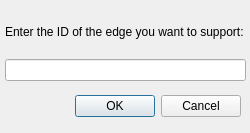
<?xml version="1.0" encoding="UTF-8"?>
<ui version="4.0">
 <class>AddSlabSupportsDialog</class>
 <widget class="QDialog" name="AddSlabSupportsDialog">
  <property name="geometry">
   <rect>
    <x>0</x>
    <y>0</y>
    <width>250</width>
    <height>133</height>
   </rect>
  </property>
  <property name="windowTitle">
   <string>Dialog</string>
  </property>
  <widget class="QDialogButtonBox" name="buttonBox">
   <property name="geometry">
    <rect>
     <x>70</x>
     <y>90</y>
     <width>171</width>
     <height>32</height>
    </rect>
   </property>
   <property name="orientation">
    <enum>Qt::Horizontal</enum>
   </property>
   <property name="standardButtons">
    <set>QDialogButtonBox::Cancel|QDialogButtonBox::Ok</set>
   </property>
  </widget>
  <widget class="QWidget" name="verticalLayoutWidget">
   <property name="geometry">
    <rect>
     <x>5</x>
     <y>10</y>
     <width>241</width>
     <height>71</height>
    </rect>
   </property>
   <layout class="QVBoxLayout" name="verticalLayout">
    <item>
     <widget class="QLabel" name="label">
      <property name="text">
       <string>Enter the ID of the edge you want to support:</string>
      </property>
     </widget>
    </item>
    <item>
     <widget class="QLineEdit" name="lineToSupportLineEdit"/>
    </item>
   </layout>
  </widget>
 </widget>
 <resources/>
 <connections>
  <connection>
   <sender>buttonBox</sender>
   <signal>accepted()</signal>
   <receiver>AddSlabSupportsDialog</receiver>
   <slot>accept()</slot>
   <hints>
    <hint type="sourcelabel">
     <x>248</x>
     <y>254</y>
    </hint>
    <hint type="destinationlabel">
     <x>157</x>
     <y>274</y>
    </hint>
   </hints>
  </connection>
  <connection>
   <sender>buttonBox</sender>
   <signal>rejected()</signal>
   <receiver>AddSlabSupportsDialog</receiver>
   <slot>reject()</slot>
   <hints>
    <hint type="sourcelabel">
     <x>316</x>
     <y>260</y>
    </hint>
    <hint type="destinationlabel">
     <x>286</x>
     <y>274</y>
    </hint>
   </hints>
  </connection>
 </connections>
</ui>
